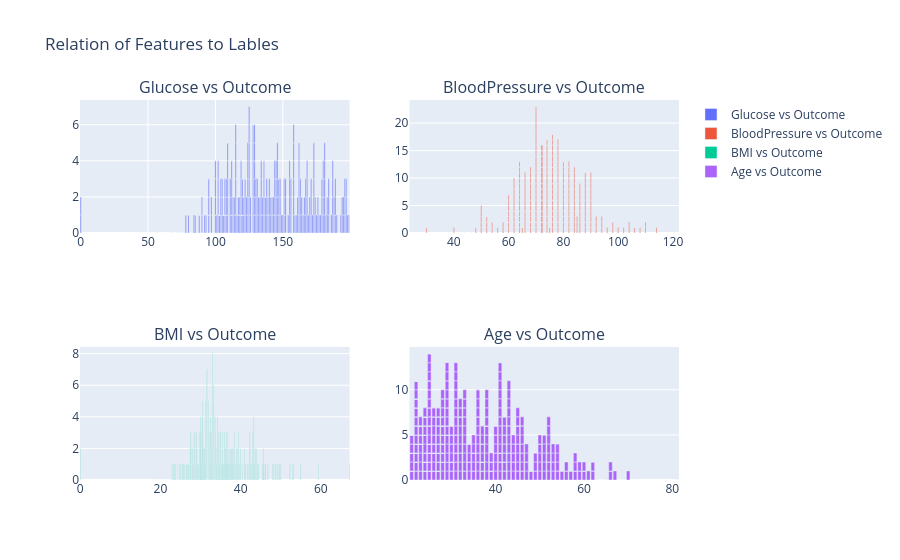

Notebook code for this chart:
### Code cell
figNew = make_subplots(rows=2,cols=2,subplot_titles=('Glucose vs Outcome','BloodPressure vs Outcome', 'BMI vs Outcome','Age vs Outcome'),
                      vertical_spacing=0.3,horizontal_spacing=0.1)

figNew.add_trace(go.Bar(x=data['Glucose'],y=data['Outcome'],name='Glucose vs Outcome'),row=1,col=1)
figNew.add_trace(go.Bar(x=data['BloodPressure'],y=data['Outcome'],name='BloodPressure vs Outcome'),row=1,col=2)
figNew.add_trace(go.Bar(x=data['BMI'],y=data['Outcome'],name='BMI vs Outcome'),row=2,col=1)
figNew.add_trace(go.Bar(x=data['Age'],y=data['Outcome'],name='Age vs Outcome'),row=2,col=2)

figNew.update_layout(title="Relation of Features to Lables",
                  xaxis= dict(showgrid=True),
                  yaxis=dict(showgrid=True),
                  showlegend=True
                  )

figNew.show()

### Figure 1 — Plotly figure (JSON) as saved in the notebook; plotly's stock layout.template omitted (floating-point values rounded to 4 significant figures; data arrays with more than 128 entries replaced by an {"elided": "..."} marker saying what was removed)
{"data": [{"name": "Glucose vs Outcome", "type": "bar", "x": {"elided": "768 int values"}, "xaxis": "x", "y": {"elided": "768 int values"}, "yaxis": "y"}, {"name": "BloodPressure vs Outcome", "type": "bar", "x": {"elided": "768 float values"}, "xaxis": "x2", "y": {"elided": "768 int values"}, "yaxis": "y2"}, {"name": "BMI vs Outcome", "type": "bar", "x": {"elided": "768 float values"}, "xaxis": "x3", "y": {"elided": "768 int values"}, "yaxis": "y3"}, {"name": "Age vs Outcome", "type": "bar", "x": {"elided": "768 int values"}, "xaxis": "x4", "y": {"elided": "768 int values"}, "yaxis": "y4"}], "layout": {"annotations": [{"font": {"size": 16}, "showarrow": false, "text": "Glucose vs Outcome", "x": 0.225, "xanchor": "center", "xref": "paper", "y": 1.0, "yanchor": "bottom", "yref": "paper"}, {"font": {"size": 16}, "showarrow": false, "text": "BloodPressure vs Outcome", "x": 0.775, "xanchor": "center", "xref": "paper", "y": 1.0, "yanchor": "bottom", "yref": "paper"}, {"font": {"size": 16}, "showarrow": false, "text": "BMI vs Outcome", "x": 0.225, "xanchor": "center", "xref": "paper", "y": 0.35, "yanchor": "bottom", "yref": "paper"}, {"font": {"size": 16}, "showarrow": false, "text": "Age vs Outcome", "x": 0.775, "xanchor": "center", "xref": "paper", "y": 0.35, "yanchor": "bottom", "yref": "paper"}], "autosize": true, "showlegend": true, "title": {"text": "Relation of Features to Lables"}, "xaxis": {"anchor": "y", "autorange": true, "domain": [0, 0.45], "range": [-0.5, 199.5], "showgrid": true, "type": "linear"}, "xaxis2": {"anchor": "y2", "autorange": true, "domain": [0.55, 1], "range": [23.8, 122.2], "type": "linear"}, "xaxis3": {"anchor": "y3", "autorange": true, "domain": [0, 0.45], "range": [-0.05, 67.15], "type": "linear"}, "xaxis4": {"anchor": "y4", "autorange": true, "domain": [0.55, 1], "range": [20.5, 81.5], "type": "linear"}, "yaxis": {"anchor": "x", "autorange": true, "domain": [0.65, 1.0], "range": [0, 7.368], "showgrid": true, "type": "linear"}, "yaxis2": {"anchor": "x2", "autorange": true, "domain": [0.65, 1.0], "range": [0, 24.21], "type": "linear"}, "yaxis3": {"anchor": "x3", "autorange": true, "domain": [0, 0.35], "range": [0, 8.421], "type": "linear"}, "yaxis4": {"anchor": "x4", "autorange": true, "domain": [0, 0.35], "range": [0, 14.74], "type": "linear"}}}
